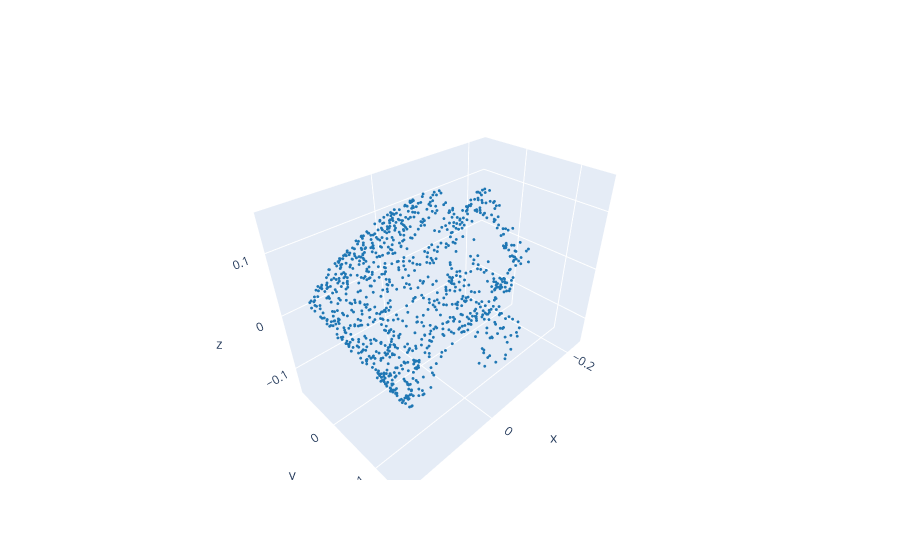

Notebook source saved alongside this figure:
### Code cell
plot_multi([res['point_cloud']])

### Figure 1 — Plotly figure (JSON) as saved in the notebook; plotly's stock layout.template omitted (floating-point values rounded to 4 significant figures; data arrays with more than 128 entries replaced by an {"elided": "..."} marker saying what was removed)
{"data": [{"marker": {"color": "#1f77b4", "size": 1, "symbol": "circle"}, "mode": "markers", "type": "scatter3d", "x": {"elided": "1000 float values"}, "y": {"elided": "1000 float values"}, "z": {"elided": "1000 float values"}}], "layout": {"scene": {"aspectmode": "data"}}}
